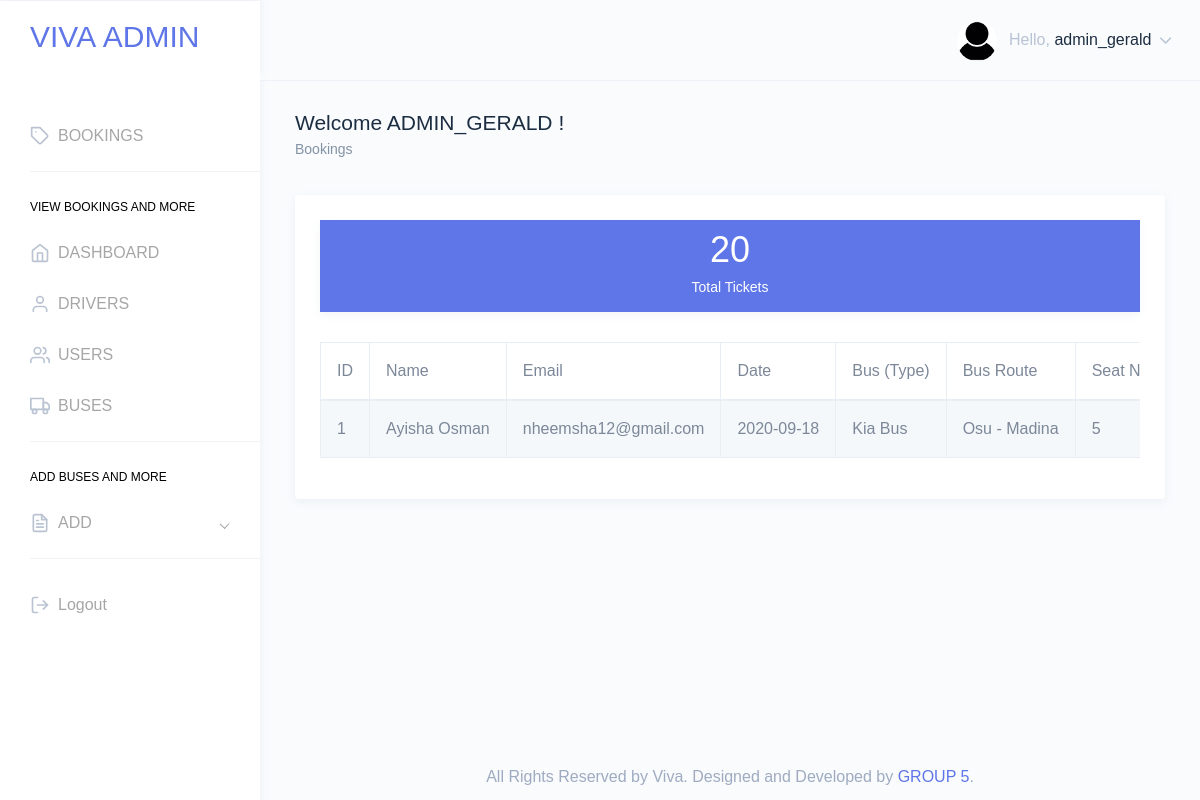
Screenshot of /admin/bookings.php (signed in) with the database file from the repository.
### tables this page shows
CREATE TABLE `bookings` (
  `id` int(11) NOT NULL,
  `name` varchar(50) NOT NULL,
  `email` varchar(50) NOT NULL,
  `created_on` date NOT NULL,
  `bus` varchar(50) NOT NULL,
  `route` varchar(50) NOT NULL,
  `seat` int(50) NOT NULL
);

### admin/bookings.php (the view, shortened to what this page needs)
<?php
require_once("config.php");
?>
<?php
    $fetch = mysqli_query($link, "select * from bookings" );
?>
<!DOCTYPE html>
<html dir="ltr" lang="en">
<head>
    <link href="./assets/extra-libs/c3/c3.min.css" rel="stylesheet">
    <link href="./assets/libs/chartist/dist/chartist.min.css" rel="stylesheet">
    <link href="./assets/extra-libs/jvector/jquery-jvectormap-2.0.2.css" rel="stylesheet" />
    <link href="./dist/css/style.min.css" rel="stylesheet">
    <link rel="stylesheet" href="./dist/css/style.css">
</head>
<body>
    <div id="main-wrapper" data-theme="light" data-layout="vertical" data-navbarbg="skin6" data-sidebartype="full"
        data-sidebar-position="fixed" data-header-position="fixed" data-boxed-layout="full">
        <header class="topbar" data-navbarbg="skin6">
            <nav class="navbar top-navbar navbar-expand-md">
                <div class="navbar-header" data-logobg="skin6">
                    <div class="navbar-brand">
                        <a href="welcome.php">
                            <span class="logo-text">
                            <h2> <strong>VIVA</strong> ADMIN</h2>
                            </span>
                        </a>
                    </div>
                </div>
                <div class="navbar-collapse collapse" id="navbarSupportedContent">
                    <ul class="navbar-nav float-right">
                        <li class="nav-item dropdown">
                            <a class="nav-link dropdown-toggle" href="javascript:void(0)" data-toggle="dropdown"
                                aria-haspopup="true" aria-expanded="false">
                                <img src="../assets/img/users.jpeg" alt="user" class="rounded-circle"
                                    width="40">
                                <span class="ml-2 d-none d-lg-inline-block"><span>Hello,</span> <span
                                        class="text-dark"><b><?php echo htmlspecialchars($_SESSION["username"]); ?></b></span> <i data-feather="chevron-down"
                                        class="svg-icon"></i></span>
                            </a>
                        </li>
                    </ul>
                </div>
            </nav>
        </header>
        <aside class="left-sidebar" data-sidebarbg="skin6">
            <div class="scroll-sidebar" data-sidebarbg="skin6">
                <nav class="sidebar-nav">
                    <ul id="sidebarnav">
                        <li class="sidebar-item"> <a class="sidebar-link sidebar-link" href="#"
                                aria-expanded="false"><i data-feather="tag" class="feather-icon"></i><span
                                    class="hide-menu">BOOKINGS</span></a></li>
                        <li class="list-divider"></li>
                        <li class="nav-small-cap"><span class="hide-menu">VIEW BOOKINGS AND MORE</span></li>
                        <li class="sidebar-item"> <a class="sidebar-link" href="welcome.php"
                                aria-expanded="false"><i data-feather="home" class="feather-icon"></i><span
                                    class="hide-menu">DASHBOARD
                                </span></a>
                        </li>
                        <li class="sidebar-item"> <a class="sidebar-link" href="drivers.php"
                                aria-expanded="false"><i data-feather="user" class="feather-icon"></i><span
                                    class="hide-menu">DRIVERS
                                </span></a>
                        </li>
                        <li class="sidebar-item"> <a class="sidebar-link" href="users.php"
                                aria-expanded="false"><i data-feather="users" class="feather-icon"></i><span
                                    class="hide-menu">USERS
                                </span></a>
                        </li>
                        <li class="sidebar-item"> <a class="sidebar-link" href="buses.php"
                                aria-expanded="false"><i data-feather="truck" class="feather-icon"></i><span
                                    class="hide-menu">BUSES
                                </span></a>
                        </li>
                        <li class="list-divider"></li>
                        <li class="nav-small-cap"><span class="hide-menu">ADD buses AND MORE</span></li>
                        <li class="sidebar-item"> <a class="sidebar-link has-arrow" href="javascript:void(0)"
                                aria-expanded="false"><i data-feather="file-text" class="feather-icon"></i><span
                                    class="hide-menu">ADD </span></a>
                        </li>
                        <li class="list-divider"></li>
                        <li class="sidebar-item"> <a class="sidebar-link sidebar-link" href="logout.php"
                                aria-expanded="false"><i data-feather="log-out" class="feather-icon"></i><span
                                    class="hide-menu">Logout</span></a></li>
                    </ul>
                </nav>
            </div>
        </aside>
        <div class="page-wrapper">
            <div class="page-breadcrumb">
                <div class="row">
                    <div class="col-7 align-self-center">
                        <h3 class="page-title text-truncate text-dark font-weight-medium mb-1">Welcome <b><?php echo htmlspecialchars(strtoupper ($_SESSION["username"])); ?></b> !</h3>
                        <div class="d-flex align-items-center">
                            <nav aria-label="breadcrumb">
                                <ol class="breadcrumb m-0 p-0">
                                    <li class="breadcrumb-item"><a href="bookings.php">Bookings</a>
                                    </li>
                                </ol>
                            </nav>
                        </div>
                    </div>
                </div>
            </div>
            <div class="container-fluid">
                <div class="row">
                    <div class="col-12">
                        <div class="card">
                            <div class="card-body">
                                <div class="row">
                                    <div class="col-md-12 col-lg-12 col-xlg-12">
                                        <div class="card card-hover">
                                            <div class="p-2 bg-primary text-center">
                                                <h1 class="font-light text-white">20</h1>
                                                <h6 class="text-white">Total Tickets</h6>
                                            </div>
                                        </div>
                                    </div>
                                </div>
                <div class="table-responsive">
                                    <table id="zero_config" class="table table-striped table-bordered no-wrap">
                                        <thead>
                                            <tr>
                                                <th>ID</th>
                                                <th>Name</th>
                                                <th>Email</th>
                                                <th>Date</th>
                                                <th>Bus (Type)</th>
                                                <th>Bus Route</th>
                                                <th>Seat Number</th>
                                            </tr>
                                        </thead>
                                        <tbody>
                                        <?php
                                            if(mysqli_num_rows ($fetch) > 0){
                                                while($row = mysqli_fetch_assoc($fetch))
                                                {
                                            ?>
                                            <tr>
                                            <td><?php echo $row['id'];?></td>
                                                <td><?php echo $row['name'];?></td>
                                                <td><?php echo $row['email'];?></td>
                                                <td><?php echo $row['created_on'];?></td>
                                                <td><?php echo $row['bus'];?></td>
                                                <td><?php echo $row['route'];?></td>
                                                <td><?php echo $row['seat'];?></td>
                                            </tr>
                                            <?php
                                            }}
                                            ?>
                                        </tbody>
                                    </table>
                                </div>
                            </div>
                        </div>
                    </div>
                </div>
            </div>
            <footer class="footer text-center text-muted">
                All Rights Reserved by Viva. Designed and Developed by <a
                    href="#">GROUP 5</a>.
            </footer>
        </div>
    </div>
</body>
</html>

### rows the page displays
bookings: id "1", name "Ayisha Osman", email "nheemsha12@gmail.com", created_on "2020-09-18", bus "Kia Bus", route "Osu - Madina", seat "5"

### other values shown
$_SESSION["username"] "admin_gerald"
$_SESSION["username"] "ADMIN_GERALD"
